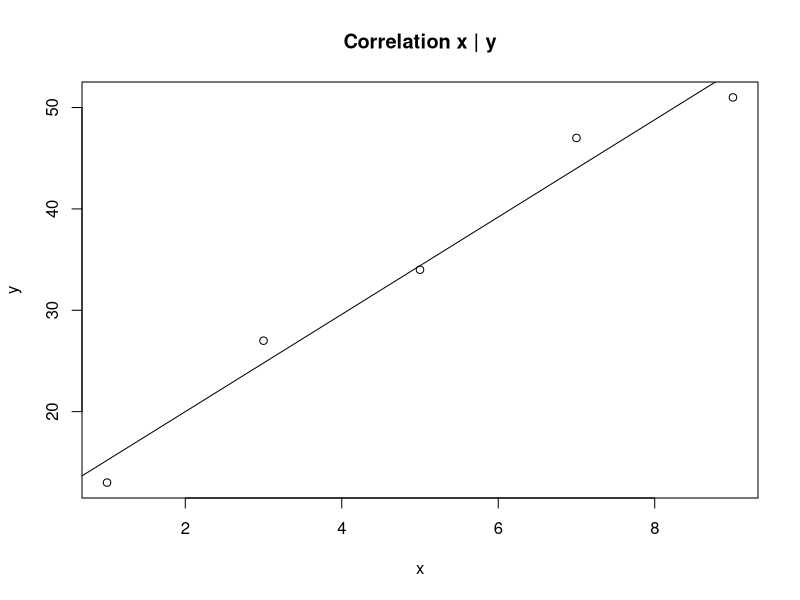

Generate this figure with R: (Note: this script raises an error after producing the figure.)
# Create vector x, y
x <- c(1, 3, 5, 7, 9)
y <- c(13, 27, 34, 47, 51)

# Draw diagram x, y
plot(x,y,main="Correlation x | y")

# Calculate correlation
correlation <- cor(x, y)

# Find 'k' slope and 'b' intercept in ( y = kx + b )
dataframe <- lm(y ~ x)

# Draw line of linnear regression by fit
abline(dataframe)

# k in (y = kx + b)
k <- dataframe$coefficients[[1]]

# b in (y = kx + b)
b <- dataframe$coefficients[[2]]

# Residuals of linnear regression
residuals(dataframe)

# Also residuals
dataframe$residuals

# Draw points of residuals
 plot(x,fit$residuals)

# Print summary of dataframe
summary(dataframe)